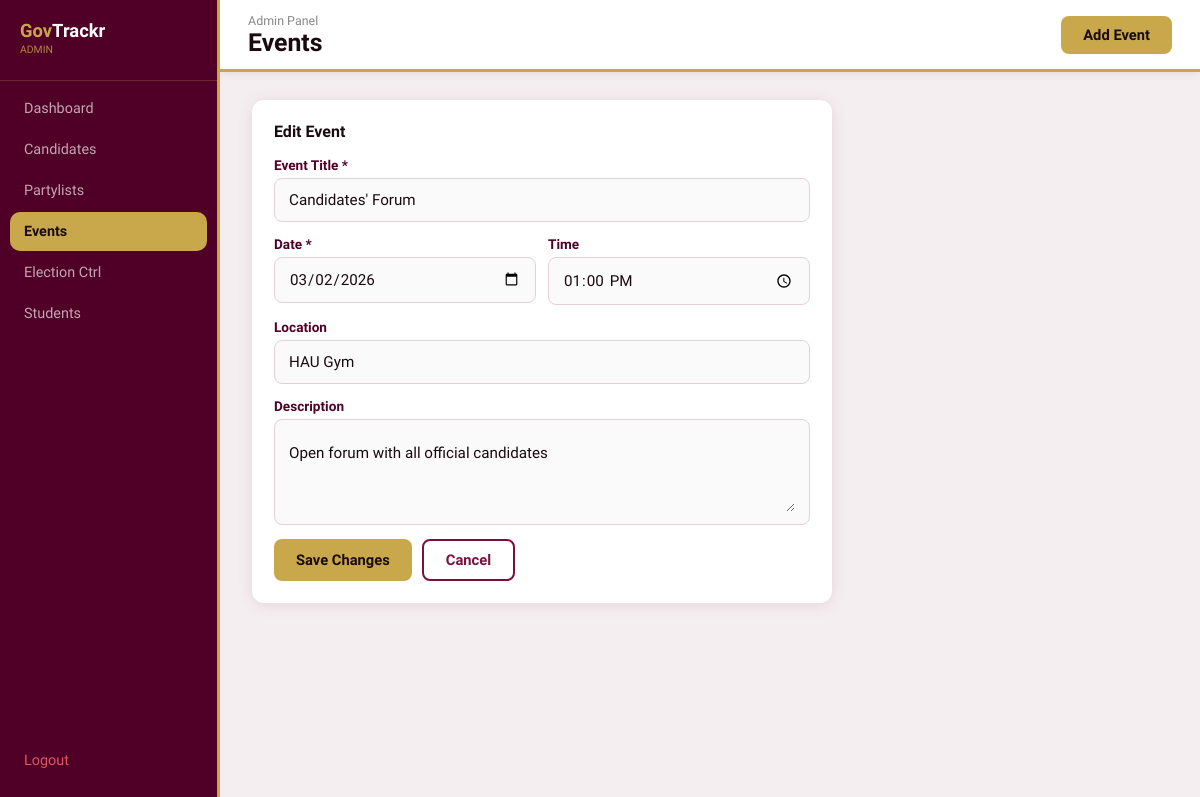
The page /admin/events.php?edit=3 (signed in) on the database its author committed.
### tables this page shows
CREATE TABLE IF NOT EXISTS events (
    id          INT          AUTO_INCREMENT PRIMARY KEY,
    title       VARCHAR(200) NOT NULL,
    description TEXT,
    event_date  DATE         NOT NULL,
    event_time  TIME         DEFAULT NULL,
    location    VARCHAR(200) DEFAULT NULL,
    created_by  INT          DEFAULT NULL,
    created_at  TIMESTAMP    NOT NULL DEFAULT CURRENT_TIMESTAMP,
    FOREIGN KEY (created_by) REFERENCES users(id) ON DELETE SET NULL
);

### admin/events.php (the view, shortened to what this page needs)
<?php
require_once 'auth_guard.php';
$edit_ev = null;
if (isset($_GET['edit'])) {
    $edit_ev = $conn->query("SELECT * FROM events WHERE id=" . (int)$_GET['edit'])->fetch_assoc();
}
$show_form = (isset($_GET['action']) && $_GET['action'] === 'add') || $edit_ev;
?>
<!DOCTYPE html>
<html lang="en">
<head><meta charset="UTF-8"><title>GovTrackr — Events</title><link rel="stylesheet" href="../css/styles.css"></head>
<body class="dash-body">
<?php include 'sidebar.php'; ?>
<div style="flex:1;display:flex;flex-direction:column;">
<header class="topbar">
    <div class="topbar-left"><p class="topbar-welcome">Admin Panel</p><h1 class="topbar-title">Events</h1></div>
    <div class="topbar-right"><a href="events.php?action=add" class="btn btn-gold">Add Event</a></div>
</header>
<main class="dash-content">
    <?php if ($show_form): ?>
    <div class="card" style="max-width:580px;">
        <h3 class="card-title"><?= $edit_ev ? 'Edit Event' : 'Add Event' ?></h3>
        <form method="POST" action="">
            <div class="form-group">
                <label class="form-label">Event Title *</label>
                <div class="input-wrap"><input type="text" name="title" required value="<?= htmlspecialchars($edit_ev['title'] ?? '') ?>"></div>
            </div>
            <div class="input-row">
                <div class="form-group">
                    <label class="form-label">Date *</label>
                    <div class="input-wrap"><input type="date" name="event_date" required value="<?= $edit_ev['event_date'] ?? '' ?>"></div>
                </div>
                <div class="form-group">
                    <label class="form-label">Time</label>
                    <div class="input-wrap"><input type="time" name="event_time" value="<?= $edit_ev['event_time'] ?? '' ?>"></div>
                </div>
            </div>
            <div class="form-group">
                <label class="form-label">Location</label>
                <div class="input-wrap"><input type="text" name="location" placeholder="e.g. HAU Gym" value="<?= htmlspecialchars($edit_ev['location'] ?? '') ?>"></div>
            </div>
            <div class="form-group">
                <label class="form-label">Description</label>
                <div class="input-wrap" style="align-items:flex-start;padding:12px 14px;">
                    <textarea name="description" rows="3" style="border:none;outline:none;background:transparent;width:100%;"><?= htmlspecialchars($edit_ev['description'] ?? '') ?></textarea>
                </div>
            </div>
            <div style="display:flex;gap:10px;">
                <button type="submit" class="btn btn-gold"><?= $edit_ev ? 'Save Changes' : 'Add Event' ?></button>
                <a href="events.php" class="btn btn-outline">Cancel</a>
            </div>
        </form>
    </div>
    <?php endif; ?>
</main>
</div>
</body>
</html>

### css/styles.css (style rules this page uses)
*, *::before, *::after { box-sizing: border-box; margin: 0; padding: 0; }
:root { --purple-dark: #500027; --purple-mid: #7A1040; --purple-light: #A84060; --purple-soft: #F8EBF0; --gold: #C9A84C; --gold-dark: #A8892A; --gold-light: #FDF4DC; --bg: #F5EEF1; --card: #FFFFFF; --text: #1A0A0F; --muted: #888; --border: #E5D0DA; --danger: #E74C3C; --success: #27AE60; --sidebar-w: 220px; --sidebar-w-col: 60px; --topbar-h: 72px; --radius: 12px; --shadow: 0 2px 16px rgba(80,0,39,.10); }
body { font-family: 'Kodchasan', sans-serif !important; color: var(--text); background: var(--bg); font-size: 15px; }
a { text-decoration: none; color: inherit; }
input, textarea, select, button { font-family: inherit; }
.btn { display: inline-flex; align-items: center; gap: 6px; padding: 10px 22px; border-radius: 8px; border: none; cursor: pointer; font-weight: 600; font-size: 0.92rem; transition: filter .15s, transform .1s; }
.btn-gold { background: var(--gold); color: #1A0A0F; }
.btn-outline { background: transparent; border: 2px solid var(--purple-mid); color: var(--purple-mid); }
.form-group { margin-bottom: 14px; }
.form-label { display: block; font-size: 0.85rem; font-weight: 600; color: var(--purple-dark); margin-bottom: 5px; }
.input-wrap { display: flex; align-items: center; gap: 10px; border: 1.5px solid var(--border); border-radius: 8px; padding: 0 14px; background: #FAFAFA; transition: border-color .2s; }
.input-wrap input, .input-wrap textarea, .input-wrap select { border: none; outline: none; background: transparent; width: 100%; padding: 12px 0; font-size: 0.95rem; color: var(--text); }
.input-row { display: flex; gap: 12px; }
.input-row .form-group { flex: 1; }
textarea { resize: vertical; min-height: 80px; }
.dash-body { display: flex; min-height: 100vh; }
.topbar { position: fixed; top: 0; left: var(--sidebar-w); right: 0; height: var(--topbar-h); background: #fff; border-bottom: 3px solid var(--gold); display: flex; align-items: center; justify-content: space-between; padding: 0 28px; z-index: 100; box-shadow: 0 2px 8px rgba(80,0,39,.08); }
.topbar-welcome { font-size: 0.78rem; color: var(--muted); }
.topbar-title { font-size: 1.55rem; font-weight: 800; color: var(--text); }
.topbar-right { display: flex; align-items: center; gap: 16px; }
.dash-content { margin-left: var(--sidebar-w); margin-top: var(--topbar-h); padding: 28px 32px; min-height: calc(100vh - var(--topbar-h)); display: flex; flex-direction: column; gap: 24px; }
.card { background: var(--card); border-radius: var(--radius); padding: 22px; box-shadow: var(--shadow); }
.card-title { font-size: 1rem; font-weight: 700; color: var(--text); margin-bottom: 16px; }

### rows shown on the page
events: title "Candidates' Forum", event_date "03/02/2026", event_time "13:00:00", location "HAU Gym", description "Open forum with all official candidates"

### other values the page prints
$p['label'] "Dashboard"
$p['label'] "Candidates"
$p['label'] "Partylists"
$p['label'] "Events"
$p['label'] "Election Ctrl"
$p['label'] "Students"
